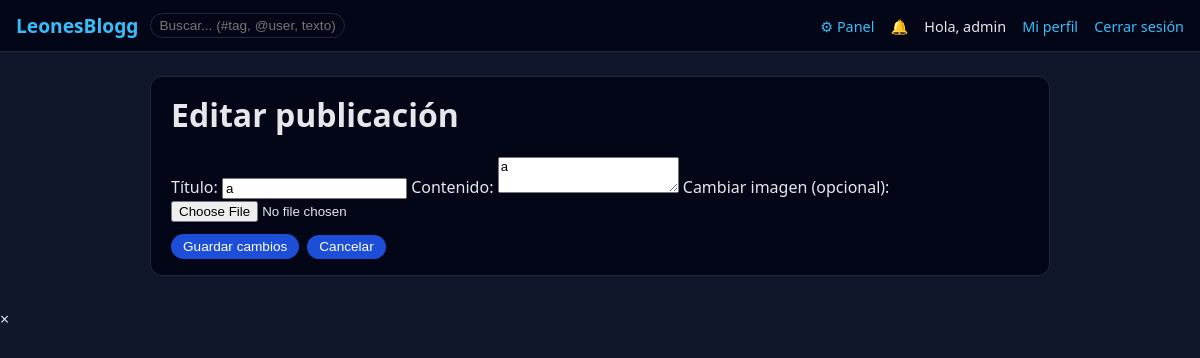
Screenshot of /user/posts/36/edit (signed in) with the database file from the repository.
### tables this page shows
CREATE TABLE users (
            id INTEGER PRIMARY KEY AUTOINCREMENT,
            username TEXT UNIQUE NOT NULL,
            password_hash TEXT NOT NULL,
            role TEXT DEFAULT 'user',
            profile_image TEXT,
            bio TEXT DEFAULT '',
            link TEXT DEFAULT '',
            restricted_until TEXT,
            created_at TEXT DEFAULT CURRENT_TIMESTAMP
        );

CREATE TABLE posts (
            id INTEGER PRIMARY KEY AUTOINCREMENT,
            user_id INTEGER NOT NULL,
            title TEXT NOT NULL,
            content TEXT NOT NULL,
            image_filename TEXT,
            created_at TEXT DEFAULT CURRENT_TIMESTAMP
        );

### primary_server.py (the view, shortened to what this page needs)
@app.route("/user/posts/<int:post_id>/edit", methods=["GET", "POST"])
def edit_own_post(post_id):
    user = current_user()
    if not user:
        return redirect(url_for("login"))
    cur = conn.cursor()
    cur.execute("SELECT * FROM posts WHERE id = ?", (post_id,))
    row = cur.fetchone()
    if not row:
        return "Post no encontrado", 404
    post = dict(row)
    if post["user_id"] != user["id"]:
        return "No autorizado", 403
    return render_template(
        "edit_post.html",
        post=post,
        user=user,
        admin_allowed=is_admin_allowed()
    )

### primary_server.py (called while the page is built)
def current_user():
    if "user_id" not in session:
        return None
    cur = conn.cursor()
    cur.execute("SELECT * FROM users WHERE id = ?", (session["user_id"],))
    row = cur.fetchone()
    return dict(row) if row else None

def is_admin_allowed():
    user = current_user()
    if not user or user.get("role") != "admin":
        return False
    client_ip = request.remote_addr
    return client_ip in ADMIN_IPS

@app.context_processor
def inject_globals():
    user = current_user()
    notif_count = 0
    if user:
        cur = conn.cursor()
        cur.execute(
            "SELECT COUNT(*) FROM notifications WHERE user_id = ? AND read = 0",
            (user["id"],)
        )
        notif_count = cur.fetchone()[0]
    return {
        "notifications_count": notif_count,
        "DEFAULT_AVATAR_URL": DEFAULT_AVATAR_URL
    }

### templates/edit_post.html (shortened to what this page needs)
{% extends "base.html" %}
{% block content %}
<div class="card">
    <h1>Editar publicación</h1>
    <form method="post" action="{{ url_for('edit_own_post', post_id=post.id) }}" enctype="multipart/form-data">
        <label>
            Título:
            <input type="text" name="title" value="{{ post.title }}" required>
        </label>
        <label>
            Contenido:
            <textarea name="content" required>{{ post.content }}</textarea>
        </label>
        <label style="margin-top:0.5rem;">
            Cambiar imagen (opcional):
            <input type="file" name="image" accept="image/*">
        </label>
        <div style="margin-top:0.75rem; display:flex; gap:0.5rem; flex-wrap:wrap;">
            <button type="submit">Guardar cambios</button>
            <a href="{{ url_for('profile', username=user.username) }}">
                <button type="button">Cancelar</button>
            </a>
        </div>
    </form>
</div>
{% endblock %}

### templates/base.html (shortened to what this page needs)
<!doctype html>
<html lang="es">
<head>
    <link rel="stylesheet" href="{{ url_for('static', filename='styles.css') }}">
</head>
<body
    {% if user %}data-user-id="{{ user.id }}"{% endif %}
    data-notif-url="/api/notifications/new"
>
<nav class="navbar">
    <div class="nav-left">
        <a href="/" class="brand">LeonesBlogg</a>
        <form action="/search" method="get" class="nav-search">
            <input type="text" name="q" placeholder="Buscar... (#tag, @user, texto)">
        </form>
    </div>
    <div class="nav-right">
        {% if user and admin_allowed %}
            <a href="/admin/dashboard" class="nav-icon">⚙ Panel</a>
        {% endif %}
        {% if user %}
            <a href="/notifications" class="nav-icon" id="notif-icon">
                🔔
            </a>
            <span class="nav-user">Hola, {{ user.username }}</span>
            <a href="/profile/{{ user.username }}">Mi perfil</a>
            <a href="/logout">Cerrar sesión</a>
        {% else %}
            <a href="/login">Iniciar sesión</a>
            <a href="/register">Registrarse</a>
        {% endif %}
    </div>
</nav>
<main class="container">
    {% block content %}{% endblock %}
</main>
<div id="media-modal" class="media-modal">
    <span class="media-modal-close">&times;</span>
</div>
</body>
</html>

### static/styles.css (style rules this page uses)
body { margin: 0; font-family: system-ui, -apple-system, BlinkMacSystemFont, "Segoe UI", sans-serif; background: #0f172a; color: #e5e7eb; }
a { color: #38bdf8; text-decoration: none; }
.navbar { background: #020617; border-bottom: 1px solid #1f2937; padding: 0.75rem 1rem; display: flex; align-items: center; justify-content: space-between; }
.nav-left { display: flex; align-items: center; gap: 0.75rem; }
.nav-right a, .nav-right span { margin-left: 0.75rem; font-size: 0.9rem; }
.brand { font-weight: 700; font-size: 1.2rem; color: #38bdf8; }
.nav-search input { padding: 0.25rem 0.5rem; border-radius: 999px; border: 1px solid #1f2937; background: #020617; color: #e5e7eb; font-size: 0.85rem; }
.nav-icon { position: relative; }
.container { max-width: 900px; margin: 1.5rem auto 2rem; padding: 0 1rem; }
.card { background: #020617; border-radius: 0.75rem; padding: 1rem 1.25rem; margin-bottom: 1rem; border: 1px solid #1f2937; }
h1, h2, h3 { margin-top: 0; color: #e5e7eb; }
button { background: #1d4ed8; border: none; border-radius: 999px; padding: 0.3rem 0.75rem; color: white; font-size: 0.85rem; cursor: pointer; }

### rows the page displays
users: username "admin"
posts: title "a", content "a"
